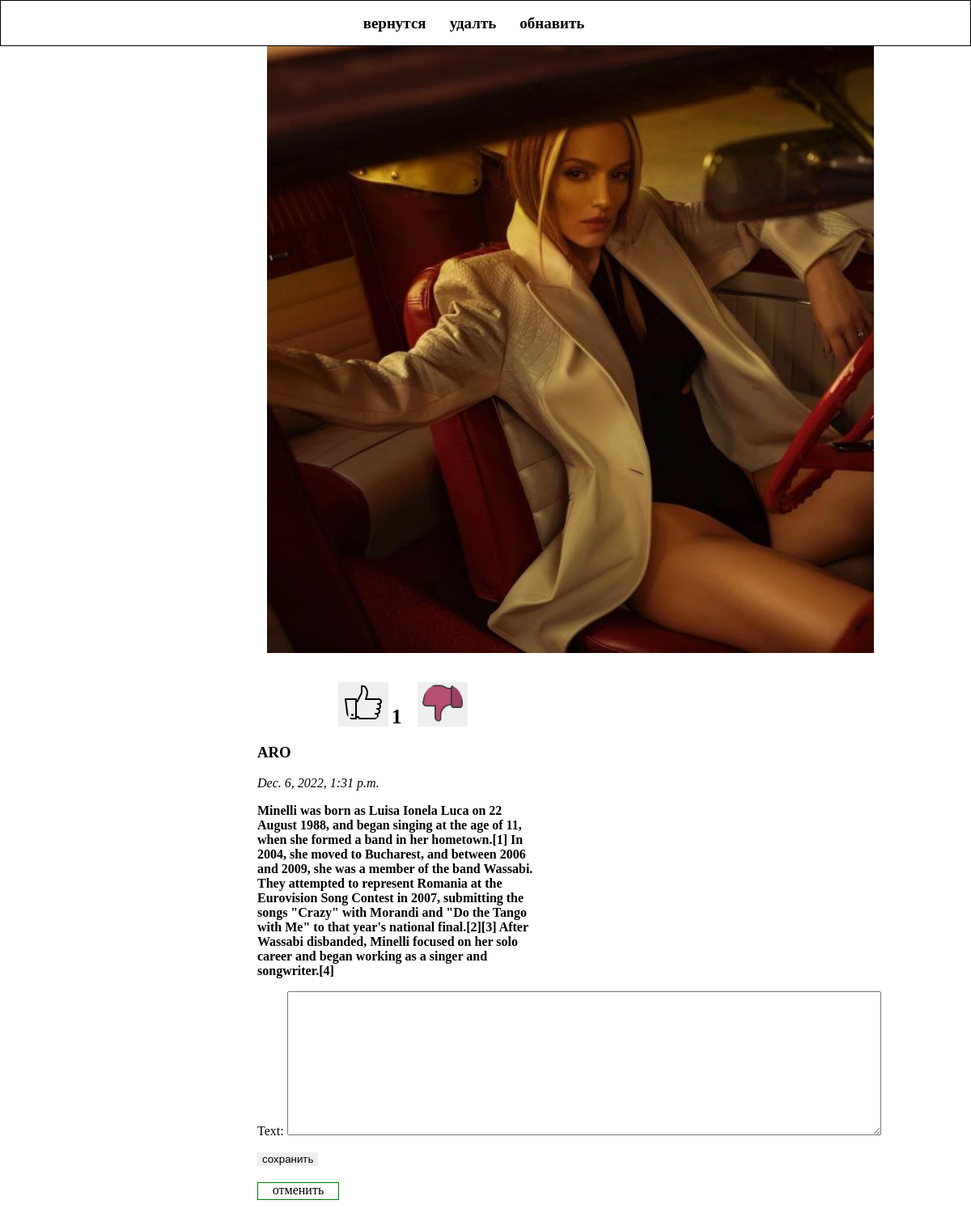
Screenshot of /post_detail/2/comment/ (signed in) with the database file from the repository.
### blog/models.py (models this page shows, shortened)
class Post(models.Model):
    author = models.ForeignKey("auth.USER", on_delete=models.CASCADE, blank=True, null=True)
    photo = models.ImageField(upload_to="img/")
    category = models.ForeignKey("Category", on_delete=models.CASCADE)
    title = models.CharField(max_length=255, verbose_name="Title")
    text = models.TextField()
    created_date = models.DateTimeField(auto_now_add=True)
    publish_date = models.DateTimeField(auto_now_add=True)
    like = models.BigIntegerField(default=0)
    published = models.BooleanField(default=False)

### blog/views.py (the view, shortened to what this page needs)
# urls.py: path("post_detail/<int:post_pk>/comment/", comment_post, name="coment_post"),
def comment_post(request, post_pk):
    activated = True
    post = Post.objects.get(pk=post_pk)
    form = Coment_Form(request.POST or None)
    return render(request, "post_detail.html", context={"coment_form": form, "post": post, "activated": activated})

### blog/forms.py
class Coment_Form(forms.ModelForm):
    class Meta:
        model = Comment
        fields = ("text",)

### blog/templates/post_detail.html (shortened to what this page needs)
{% extends "index.html" %}
    {% block  css %}
    	<link rel="stylesheet" href="../static/detail.css">
    {% endblock %}
    {% load static %}
{% block content %}
<nav>
        <div class="menu"><a href="{% url 'post_list' %}">вернутся</a></div>
        {% if post.author == request.user %}
        <div class="menu"><a href="{% url 'post_delete' post_pk=post.pk %}">удалть</a></div>
        <div class="menu"><a href="{% url 'update_post' post_pk=post.pk %}">обнавить</a></div>
        {% endif %}
</nav>
<div class="box" style="margin: 0; margin-left: 301px; margin-top: 0px; margin-bottom: 21px;">
    <a href="{{ post.photo.url }}">
        <div style="background-image: url({{ post.photo.url }});
                              background-repeat: no-repeat;
                              background-position: center;
                              background-size: contain;
                              padding-left: 50px;
                              border: 0;
                              max-height: 1950px; min-height: 750px; width: 757px">
        </div>
    </a>
     <div style="margin-left: 17px;">
        <form style="margin-left: 100px; display: inline-block;" class="like" action="" method="post">
            <input class="none" type="text" name="like" value="like {{ post.pk }}"><br><br>
            <button type="submit" >
                <img style="color: green; border-radius: 99px;" src="{% static 'icons/icons8-facebook-like-50.png' %}">
            </button>
        </form>
        <strong style="font-size: 25px; margin-right: 15px;">{{ post.like }}</strong>
        <form class="like" style="display: inline-block;" action="" method="post">
            <input class="none" type="text" name="dislike" value="dislike {{ post.pk }}"><br><br>
            <button class="b_dislike" type="submit"">
                <img style="border-radius: 95px; height: 50px;" src="{% static 'icons/icons8-thumbs-60.png' %}">
            </button>
        </form>
        <h3>{{ post.author }}</h3>
        <p><em>{{ post.publish_date }}</em></p>
        <p style="font-weight: bold;" class="text">
            {{ post.text }}
        </p>
         {% if activated %}
            <form style="margin-bottom: 20px;" action="" method="post">
                {{ coment_form.as_p }}
                <button type="submit">сохранить</button>
            </form>
         <a style=" display: block; color: black; height: 20px; width: 99px; border: 1px solid green; text-align: center;
                    text-decoration: none;" href="{% url 'post_detail' post_pk=post.pk %}">отменить</a>
        {% endif %}
    </div>
</div>
{% endblock %}

### blog/static/nav.css (style rules this page uses)
body { margin: 0; }
nav { padding: 0; display: flex; justify-content: center; align-items: center; padding-top: 0px; max-width: 1550px; height: 55px; border: 1px solid black; font-weight: bold; }
nav div { margin-right: 29px; font-size: 19px; }
.menu a { text-decoration: none; color: black; }

### blog/static/detail.css (style rules this page uses)
body { position: relative; }
.box { margin-left: 545px; }
.text { width: 350px; }
.like { display: inline-block; }
button { border: none; }
textarea { width: 728px; height: 172px; }

### rows the page displays
Post: photo (picture), like "1", author "ARO", publish_date "Dec. 6, 2022, 1:31 p.m.", text "Minelli was born as Luisa Ionela Luca on 22 August 1988, and began singing at the age of 11, when she formed a band in her hometown.[1] In 2004, she moved to Bucharest, and between 2006 and 2009, she was a member of the band Wassabi. They attempted to represent Romania at the Eurovision Song Contest in 2007, submitting the songs \"Crazy\" with Morandi and \"Do the Tango with Me\" to that year's national final.[2][3] After Wassabi disbanded, Minelli focused on her solo career and began working as a singer and songwriter.[4]"
